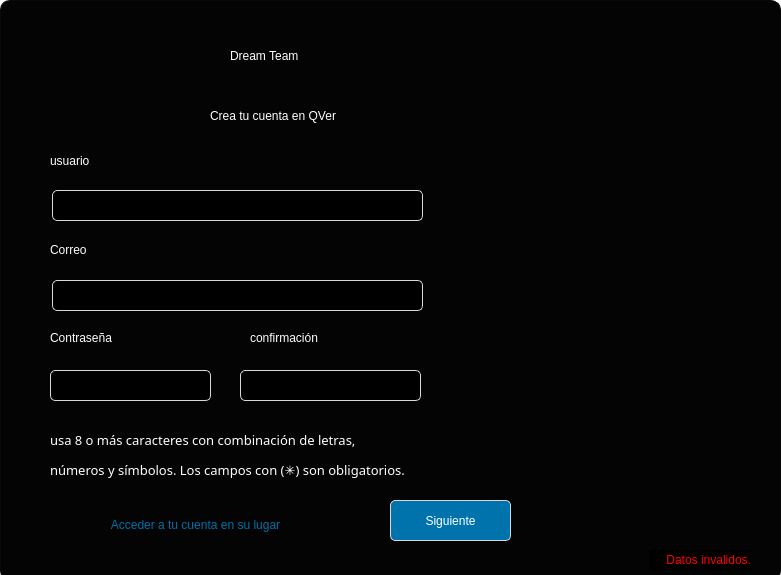
<?xml version="1.0" encoding="UTF-8"?>
<ui version="4.0">
 <class>Dialog</class>
 <widget class="QDialog" name="Dialog">
  <property name="geometry">
   <rect>
    <x>0</x>
    <y>0</y>
    <width>781</width>
    <height>575</height>
   </rect>
  </property>
  <property name="sizePolicy">
   <sizepolicy hsizetype="Preferred" vsizetype="Preferred">
    <horstretch>0</horstretch>
    <verstretch>0</verstretch>
   </sizepolicy>
  </property>
  <property name="windowTitle">
   <string>Signup</string>
  </property>
  <property name="styleSheet">
   <string notr="true">background-color: rgb(255, 255, 255);</string>
  </property>
  <widget class="QFrame" name="frame">
   <property name="geometry">
    <rect>
     <x>0</x>
     <y>0</y>
     <width>781</width>
     <height>581</height>
    </rect>
   </property>
   <property name="palette">
    <palette>
     <active>
      <colorrole role="WindowText">
       <brush brushstyle="SolidPattern">
        <color alpha="255">
         <red>252</red>
         <green>252</green>
         <blue>252</blue>
        </color>
       </brush>
      </colorrole>
      <colorrole role="Button">
       <brush brushstyle="SolidPattern">
        <color alpha="255">
         <red>4</red>
         <green>4</green>
         <blue>4</blue>
        </color>
       </brush>
      </colorrole>
      <colorrole role="Base">
       <brush brushstyle="SolidPattern">
        <color alpha="255">
         <red>4</red>
         <green>4</green>
         <blue>4</blue>
        </color>
       </brush>
      </colorrole>
      <colorrole role="Window">
       <brush brushstyle="SolidPattern">
        <color alpha="255">
         <red>4</red>
         <green>4</green>
         <blue>4</blue>
        </color>
       </brush>
      </colorrole>
     </active>
     <inactive>
      <colorrole role="WindowText">
       <brush brushstyle="SolidPattern">
        <color alpha="255">
         <red>252</red>
         <green>252</green>
         <blue>252</blue>
        </color>
       </brush>
      </colorrole>
      <colorrole role="Button">
       <brush brushstyle="SolidPattern">
        <color alpha="255">
         <red>4</red>
         <green>4</green>
         <blue>4</blue>
        </color>
       </brush>
      </colorrole>
      <colorrole role="Base">
       <brush brushstyle="SolidPattern">
        <color alpha="255">
         <red>4</red>
         <green>4</green>
         <blue>4</blue>
        </color>
       </brush>
      </colorrole>
      <colorrole role="Window">
       <brush brushstyle="SolidPattern">
        <color alpha="255">
         <red>4</red>
         <green>4</green>
         <blue>4</blue>
        </color>
       </brush>
      </colorrole>
     </inactive>
     <disabled>
      <colorrole role="WindowText">
       <brush brushstyle="SolidPattern">
        <color alpha="255">
         <red>120</red>
         <green>120</green>
         <blue>120</blue>
        </color>
       </brush>
      </colorrole>
      <colorrole role="Button">
       <brush brushstyle="SolidPattern">
        <color alpha="255">
         <red>4</red>
         <green>4</green>
         <blue>4</blue>
        </color>
       </brush>
      </colorrole>
      <colorrole role="Base">
       <brush brushstyle="SolidPattern">
        <color alpha="255">
         <red>4</red>
         <green>4</green>
         <blue>4</blue>
        </color>
       </brush>
      </colorrole>
      <colorrole role="Window">
       <brush brushstyle="SolidPattern">
        <color alpha="255">
         <red>4</red>
         <green>4</green>
         <blue>4</blue>
        </color>
       </brush>
      </colorrole>
     </disabled>
    </palette>
   </property>
   <property name="styleSheet">
    <string notr="true">.QFrame{border: 1px solid gray;
border-radius: 10px;
border-color: rgb(9, 9, 9);

background-color: rgb(4, 4, 4);}
 </string>
   </property>
   <property name="frameShape">
    <enum>QFrame::StyledPanel</enum>
   </property>
   <property name="frameShadow">
    <enum>QFrame::Raised</enum>
   </property>
   <widget class="QPushButton" name="btn_sgte">
    <property name="geometry">
     <rect>
      <x>390</x>
      <y>500</y>
      <width>121</width>
      <height>41</height>
     </rect>
    </property>
    <property name="styleSheet">
     <string notr="true">.QPushButton{
border: 1px solid gray;
border-radius: 5px;
background-color: rgb(0, 115, 173);
color: rgb(255, 255, 255);
border-color: rgb(217, 217, 217);
font: 30pt &quot;Jurassic Park&quot;;}
</string>
    </property>
    <property name="text">
     <string>Siguiente</string>
    </property>
    <property name="iconSize">
     <size>
      <width>16</width>
      <height>16</height>
     </size>
    </property>
   </widget>
   <widget class="QPushButton" name="btn_log">
    <property name="geometry">
     <rect>
      <x>60</x>
      <y>510</y>
      <width>271</width>
      <height>29</height>
     </rect>
    </property>
    <property name="styleSheet">
     <string notr="true">color: rgb(0, 112, 168);
font: 30pt &quot;Jurassic Park&quot;;
</string>
    </property>
    <property name="text">
     <string>Acceder a tu cuenta en su lugar</string>
    </property>
    <property name="checkable">
     <bool>false</bool>
    </property>
    <property name="autoDefault">
     <bool>true</bool>
    </property>
    <property name="default">
     <bool>false</bool>
    </property>
    <property name="flat">
     <bool>true</bool>
    </property>
   </widget>
   <widget class="QLabel" name="lbl_info">
    <property name="geometry">
     <rect>
      <x>650</x>
      <y>550</y>
      <width>101</width>
      <height>20</height>
     </rect>
    </property>
    <property name="styleSheet">
     <string notr="true">color: rgb(255, 0, 4);
background-color: rgb(0, 0, 0);</string>
    </property>
    <property name="text">
     <string>&lt;html&gt;&lt;head/&gt;&lt;body&gt;&lt;p align=&quot;right&quot;&gt;Datos invalidos.&lt;/p&gt;&lt;/body&gt;&lt;/html&gt;</string>
    </property>
   </widget>
   <widget class="QLabel" name="lbl_regla1">
    <property name="geometry">
     <rect>
      <x>50</x>
      <y>430</y>
      <width>431</width>
      <height>21</height>
     </rect>
    </property>
    <property name="font">
     <font>
      <family>Star Jedi</family>
      <pointsize>26</pointsize>
      <weight>50</weight>
      <italic>false</italic>
      <bold>false</bold>
     </font>
    </property>
    <property name="styleSheet">
     <string notr="true">font: 26pt &quot;Star Jedi&quot;;
color: rgb(255, 255, 255);
background-color: rgba(0, 0, 0,0%);</string>
    </property>
    <property name="text">
     <string>&lt;html&gt;&lt;head/&gt;&lt;body&gt;&lt;p&gt;&lt;span style=&quot; font-size:10pt;&quot;&gt;usa 8 o más caracteres con combinación de letras,&lt;/span&gt;&lt;/p&gt;&lt;/body&gt;&lt;/html&gt;</string>
    </property>
   </widget>
   <widget class="QFrame" name="frame_4">
    <property name="geometry">
     <rect>
      <x>50</x>
      <y>30</y>
      <width>61</width>
      <height>71</height>
     </rect>
    </property>
    <property name="styleSheet">
     <string notr="true">image: url(:/Icono/Images-UI/Icono.png);
border:0px;</string>
    </property>
    <property name="frameShape">
     <enum>QFrame::StyledPanel</enum>
    </property>
    <property name="frameShadow">
     <enum>QFrame::Raised</enum>
    </property>
   </widget>
   <widget class="QLabel" name="lbl_regla2">
    <property name="geometry">
     <rect>
      <x>50</x>
      <y>460</y>
      <width>491</width>
      <height>20</height>
     </rect>
    </property>
    <property name="font">
     <font>
      <family>Star Jedi</family>
      <pointsize>6</pointsize>
      <weight>50</weight>
      <italic>false</italic>
      <bold>false</bold>
     </font>
    </property>
    <property name="styleSheet">
     <string notr="true">font: 6pt &quot;Star Jedi&quot;;
color: rgb(255, 255, 255);
background-color: rgba(0, 0, 0,0%);</string>
    </property>
    <property name="text">
     <string>&lt;html&gt;&lt;head/&gt;&lt;body&gt;&lt;p&gt;&lt;span style=&quot; font-size:10pt;&quot;&gt;números y símbolos. Los campos con (✳️) son obligatorios.&lt;/span&gt;&lt;/p&gt;&lt;/body&gt;&lt;/html&gt;</string>
    </property>
   </widget>
   <widget class="QFrame" name="frame_2">
    <property name="geometry">
     <rect>
      <x>530</x>
      <y>150</y>
      <width>231</width>
      <height>221</height>
     </rect>
    </property>
    <property name="styleSheet">
     <string notr="true">border-image: url(:/Shield/Images-UI/QverShield.png);
border: 0px;</string>
    </property>
    <property name="frameShape">
     <enum>QFrame::StyledPanel</enum>
    </property>
    <property name="frameShadow">
     <enum>QFrame::Raised</enum>
    </property>
   </widget>
   <widget class="QLabel" name="label_2">
    <property name="geometry">
     <rect>
      <x>50</x>
      <y>330</y>
      <width>141</width>
      <height>16</height>
     </rect>
    </property>
    <property name="styleSheet">
     <string notr="true">font: 12pt &quot;Star Jedi&quot;;
color: rgb(255, 255, 255);
background-color: rgba(0, 0, 0,0%);</string>
    </property>
    <property name="text">
     <string>Contraseña</string>
    </property>
   </widget>
   <widget class="QLabel" name="label_4">
    <property name="geometry">
     <rect>
      <x>250</x>
      <y>330</y>
      <width>151</width>
      <height>16</height>
     </rect>
    </property>
    <property name="styleSheet">
     <string notr="true">font: 12pt &quot;Star Jedi&quot;;
color: rgb(255, 255, 255);
background-color: rgba(0, 0, 0,0%);</string>
    </property>
    <property name="text">
     <string>confirmación</string>
    </property>
   </widget>
   <widget class="QLabel" name="label_3">
    <property name="geometry">
     <rect>
      <x>50</x>
      <y>240</y>
      <width>81</width>
      <height>20</height>
     </rect>
    </property>
    <property name="styleSheet">
     <string notr="true">
font: 12pt &quot;Star Jedi&quot;;
color: rgb(255, 255, 255);
background-color: rgba(0, 0, 0,0%);</string>
    </property>
    <property name="text">
     <string>Correo</string>
    </property>
   </widget>
   <widget class="QLabel" name="label">
    <property name="geometry">
     <rect>
      <x>50</x>
      <y>150</y>
      <width>131</width>
      <height>21</height>
     </rect>
    </property>
    <property name="styleSheet">
     <string notr="true">font: 12pt &quot;Star Jedi&quot;;
color: rgb(255, 255, 255);
background-color: rgba(0, 0, 0,0%);</string>
    </property>
    <property name="text">
     <string>usuario</string>
    </property>
   </widget>
   <widget class="QLabel" name="lbl_cc">
    <property name="geometry">
     <rect>
      <x>210</x>
      <y>100</y>
      <width>261</width>
      <height>31</height>
     </rect>
    </property>
    <property name="styleSheet">
     <string notr="true">font: 18pt &quot;Avengeance&quot;;
color: rgb(255, 255, 255);
background-color: rgba(0, 0, 0,0%);</string>
    </property>
    <property name="text">
     <string>Crea tu cuenta en QVer</string>
    </property>
   </widget>
   <widget class="QLabel" name="lbl_dt">
    <property name="geometry">
     <rect>
      <x>230</x>
      <y>40</y>
      <width>181</width>
      <height>31</height>
     </rect>
    </property>
    <property name="styleSheet">
     <string notr="true">font: 18pt &quot;Star Jedi&quot;;
color: rgb(255, 255, 255);
background-color: rgba(0, 0, 0,0%);</string>
    </property>
    <property name="text">
     <string>Dream Team</string>
    </property>
   </widget>
   <widget class="QLineEdit" name="txt_usr">
    <property name="geometry">
     <rect>
      <x>52</x>
      <y>190</y>
      <width>371</width>
      <height>31</height>
     </rect>
    </property>
    <property name="palette">
     <palette>
      <active>
       <colorrole role="WindowText">
        <brush brushstyle="SolidPattern">
         <color alpha="255">
          <red>255</red>
          <green>255</green>
          <blue>255</blue>
         </color>
        </brush>
       </colorrole>
       <colorrole role="Button">
        <brush brushstyle="SolidPattern">
         <color alpha="255">
          <red>0</red>
          <green>0</green>
          <blue>0</blue>
         </color>
        </brush>
       </colorrole>
       <colorrole role="Text">
        <brush brushstyle="SolidPattern">
         <color alpha="255">
          <red>255</red>
          <green>255</green>
          <blue>255</blue>
         </color>
        </brush>
       </colorrole>
       <colorrole role="BrightText">
        <brush brushstyle="SolidPattern">
         <color alpha="255">
          <red>255</red>
          <green>255</green>
          <blue>255</blue>
         </color>
        </brush>
       </colorrole>
       <colorrole role="ButtonText">
        <brush brushstyle="SolidPattern">
         <color alpha="255">
          <red>255</red>
          <green>255</green>
          <blue>255</blue>
         </color>
        </brush>
       </colorrole>
       <colorrole role="Base">
        <brush brushstyle="SolidPattern">
         <color alpha="255">
          <red>0</red>
          <green>0</green>
          <blue>0</blue>
         </color>
        </brush>
       </colorrole>
       <colorrole role="Window">
        <brush brushstyle="SolidPattern">
         <color alpha="255">
          <red>0</red>
          <green>0</green>
          <blue>0</blue>
         </color>
        </brush>
       </colorrole>
       <colorrole role="ToolTipBase">
        <brush brushstyle="SolidPattern">
         <color alpha="255">
          <red>255</red>
          <green>255</green>
          <blue>220</blue>
         </color>
        </brush>
       </colorrole>
       <colorrole role="ToolTipText">
        <brush brushstyle="SolidPattern">
         <color alpha="255">
          <red>0</red>
          <green>0</green>
          <blue>0</blue>
         </color>
        </brush>
       </colorrole>
      </active>
      <inactive>
       <colorrole role="WindowText">
        <brush brushstyle="SolidPattern">
         <color alpha="255">
          <red>255</red>
          <green>255</green>
          <blue>255</blue>
         </color>
        </brush>
       </colorrole>
       <colorrole role="Button">
        <brush brushstyle="SolidPattern">
         <color alpha="255">
          <red>0</red>
          <green>0</green>
          <blue>0</blue>
         </color>
        </brush>
       </colorrole>
       <colorrole role="Text">
        <brush brushstyle="SolidPattern">
         <color alpha="255">
          <red>255</red>
          <green>255</green>
          <blue>255</blue>
         </color>
        </brush>
       </colorrole>
       <colorrole role="BrightText">
        <brush brushstyle="SolidPattern">
         <color alpha="255">
          <red>255</red>
          <green>255</green>
          <blue>255</blue>
         </color>
        </brush>
       </colorrole>
       <colorrole role="ButtonText">
        <brush brushstyle="SolidPattern">
         <color alpha="255">
          <red>255</red>
          <green>255</green>
          <blue>255</blue>
         </color>
        </brush>
       </colorrole>
       <colorrole role="Base">
        <brush brushstyle="SolidPattern">
         <color alpha="255">
          <red>0</red>
          <green>0</green>
          <blue>0</blue>
         </color>
        </brush>
       </colorrole>
       <colorrole role="Window">
        <brush brushstyle="SolidPattern">
         <color alpha="255">
          <red>0</red>
          <green>0</green>
          <blue>0</blue>
         </color>
        </brush>
       </colorrole>
       <colorrole role="ToolTipBase">
        <brush brushstyle="SolidPattern">
         <color alpha="255">
          <red>255</red>
          <green>255</green>
          <blue>220</blue>
         </color>
        </brush>
       </colorrole>
       <colorrole role="ToolTipText">
        <brush brushstyle="SolidPattern">
         <color alpha="255">
          <red>0</red>
          <green>0</green>
          <blue>0</blue>
         </color>
        </brush>
       </colorrole>
      </inactive>
      <disabled>
       <colorrole role="WindowText">
        <brush brushstyle="SolidPattern">
         <color alpha="255">
          <red>0</red>
          <green>0</green>
          <blue>0</blue>
         </color>
        </brush>
       </colorrole>
       <colorrole role="Button">
        <brush brushstyle="SolidPattern">
         <color alpha="255">
          <red>0</red>
          <green>0</green>
          <blue>0</blue>
         </color>
        </brush>
       </colorrole>
       <colorrole role="Text">
        <brush brushstyle="SolidPattern">
         <color alpha="255">
          <red>0</red>
          <green>0</green>
          <blue>0</blue>
         </color>
        </brush>
       </colorrole>
       <colorrole role="BrightText">
        <brush brushstyle="SolidPattern">
         <color alpha="255">
          <red>255</red>
          <green>255</green>
          <blue>255</blue>
         </color>
        </brush>
       </colorrole>
       <colorrole role="ButtonText">
        <brush brushstyle="SolidPattern">
         <color alpha="255">
          <red>0</red>
          <green>0</green>
          <blue>0</blue>
         </color>
        </brush>
       </colorrole>
       <colorrole role="Base">
        <brush brushstyle="SolidPattern">
         <color alpha="255">
          <red>0</red>
          <green>0</green>
          <blue>0</blue>
         </color>
        </brush>
       </colorrole>
       <colorrole role="Window">
        <brush brushstyle="SolidPattern">
         <color alpha="255">
          <red>0</red>
          <green>0</green>
          <blue>0</blue>
         </color>
        </brush>
       </colorrole>
       <colorrole role="ToolTipBase">
        <brush brushstyle="SolidPattern">
         <color alpha="255">
          <red>255</red>
          <green>255</green>
          <blue>220</blue>
         </color>
        </brush>
       </colorrole>
       <colorrole role="ToolTipText">
        <brush brushstyle="SolidPattern">
         <color alpha="255">
          <red>0</red>
          <green>0</green>
          <blue>0</blue>
         </color>
        </brush>
       </colorrole>
      </disabled>
     </palette>
    </property>
    <property name="font">
     <font>
      <family>THE GONjURING</family>
      <pointsize>16</pointsize>
     </font>
    </property>
    <property name="styleSheet">
     <string notr="true">.QLineEdit{border: 1px solid gray;
border-radius: 5px;
border-color: rgb(217, 217, 217);



background-color: rgb(0, 0, 0);}
.QLineEdit:focus{border: 1px solid blue;
border-radius: 5px;
border-color: rgb(0, 120, 226);
}</string>
    </property>
   </widget>
   <widget class="QLineEdit" name="txt_mai">
    <property name="geometry">
     <rect>
      <x>52</x>
      <y>280</y>
      <width>371</width>
      <height>31</height>
     </rect>
    </property>
    <property name="font">
     <font>
      <family>THE GONjURING</family>
      <pointsize>16</pointsize>
     </font>
    </property>
    <property name="styleSheet">
     <string notr="true">.QLineEdit{border: 1px solid gray;
border-radius: 5px;
border-color: rgb(217, 217, 217);

	color: rgb(255, 255, 255);

background-color: rgb(0, 0, 0);}
.QLineEdit:focus{border: 1px solid blue;
border-radius: 5px;
border-color: rgb(0, 120, 226);
}</string>
    </property>
   </widget>
   <widget class="QLineEdit" name="txt_pass">
    <property name="geometry">
     <rect>
      <x>50</x>
      <y>370</y>
      <width>161</width>
      <height>31</height>
     </rect>
    </property>
    <property name="font">
     <font>
      <family>THE GONjURING</family>
      <pointsize>16</pointsize>
     </font>
    </property>
    <property name="styleSheet">
     <string notr="true">.QLineEdit{border: 1px solid gray;
border-radius: 5px;
border-color: rgb(217, 217, 217);
	color: rgb(255, 255, 255);
background-color: rgb(0, 0, 0);}
.QLineEdit:focus{border: 1px solid blue;
border-radius: 5px;
border-color: rgb(0, 120, 226);
}</string>
    </property>
   </widget>
   <widget class="QLineEdit" name="txt_pass_con">
    <property name="geometry">
     <rect>
      <x>240</x>
      <y>370</y>
      <width>181</width>
      <height>31</height>
     </rect>
    </property>
    <property name="font">
     <font>
      <family>THE GONjURING</family>
      <pointsize>16</pointsize>
     </font>
    </property>
    <property name="styleSheet">
     <string notr="true">.QLineEdit{border: 1px solid gray;
border-radius: 5px;
border-color: rgb(217, 217, 217);


background-color: rgb(0, 0, 0);
	color: rgb(255, 255, 255);}
.QLineEdit:focus{border: 1px solid blue;
border-radius: 5px;
border-color: rgb(0, 120, 226);
}</string>
    </property>
   </widget>
  </widget>
 </widget>
 <resources>
  <include location="xz.qrc"/>
 </resources>
 <connections/>
</ui>
